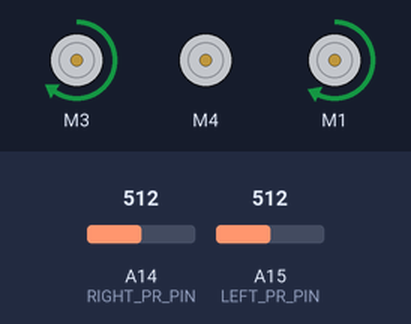
A sketch run on a simulated Arduino Mega 2560, built with avr-gcc and run on an emulated ATmega2560. Parts: 3 × DC motor (green arrow = forward, orange = backward, longer = faster). The test bench sets the inputs (shaded band); at power-on: A14 (RIGHT_PR_PIN) = 512, A15 (LEFT_PR_PIN) = 512.

Above: at 1.2 s.
1.3 s: A14 (RIGHT_PR_PIN) set to 716
At 2.5 s:
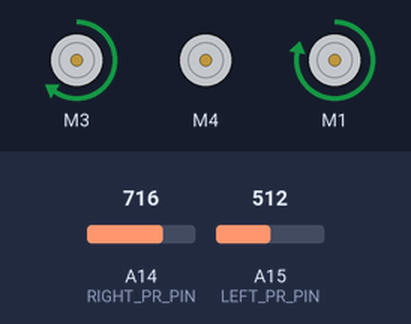
2.8 s: A15 (LEFT_PR_PIN) set to 548
4.3 s: A15 (LEFT_PR_PIN) set to 578
At 4.8 s:
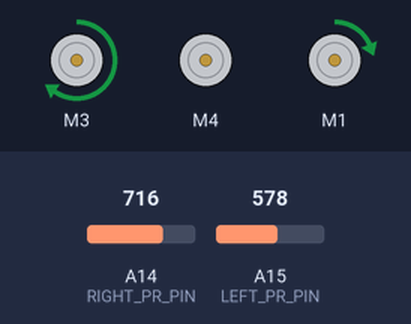
5.8 s: A14 (RIGHT_PR_PIN) set to 511
At 7.0 s:
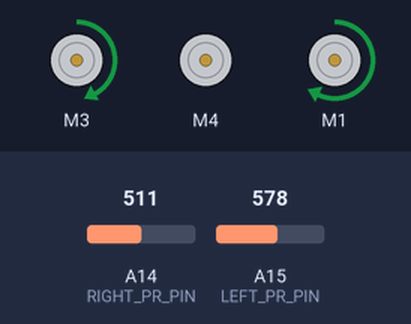
7.3 s: A15 (LEFT_PR_PIN) set to 716
At 8.3 s:
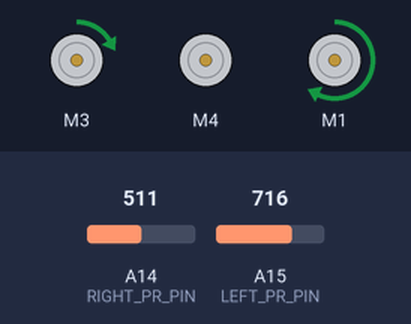
8.8 s: A15 (LEFT_PR_PIN) set to 511
At 9.4 s:
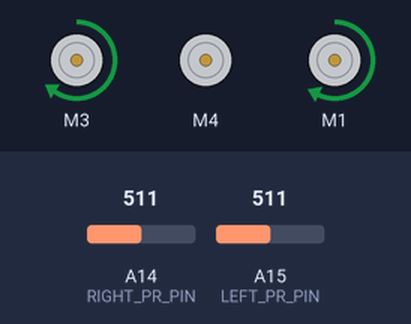
Timing chart, 0 to 11.3 s (numbered marks = the images above; inputs shaded):
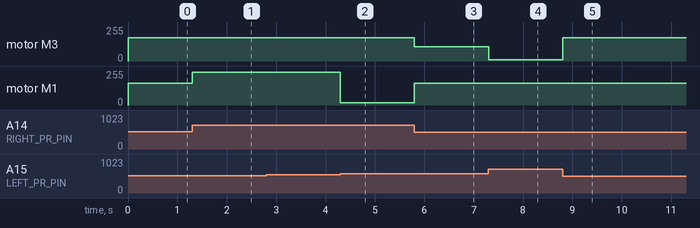

The sketch:

B3_06_Holosquare.ino
```cpp
/* B3_10_HoloSquare.ino
   This is a test sketch for autonomous driving mode of
   the three-wheeled drive Bread Board Bot (BBbot, B^3)

   Arduino: Arduino Mega 256 v3 Clone
   Motor Shield: Adafruit assembled Motor Shield for Arduino v2
   ---->  http://www.adafruit.com/products/1438

   Programmer: Dave Eslinger; December 2, 2014
   Revisions: 2015, May 25:   Changed for new motor configuration. DLE
              2015, June 12:  Changed into B3_ code style for GoSciTech 2015. DLE
              2015, July 9: Name change, cleaned up and additional comments added. DLE
*/
#include <Wire.h>
#include <Adafruit_MotorShield.h>
#include <math.h>
#include <breadboardbot.h>

// Create the motor shield object with the default I2C address
Adafruit_MotorShield AFMS = Adafruit_MotorShield();

// Define Constants
const float cos30sin60 = sqrt(3.0) / 2.0; // cos(30 deg) = sin(60 deg), need for wheel
// vector calcs.
const byte LEFT_PR_PIN = A15;    // Define light sensor pins for left
const byte RIGHT_PR_PIN = A14;   // and right sides
const bool PHOTOTAXIS = true;    // GOes towards light (true) or away (false)
const byte BASESPEED = 165;       // Base speed.  Light values will reduce this to turn
const bool SIMPLE_LOGIC = false; // Use a simple or more complex approach

// Define 'ports' for motors.
const byte LEFT_MOTOR_PORT = 3;
const byte RIGHT_MOTOR_PORT = 1;
const byte BACK_MOTOR_PORT = 4;
// Create pointers to motor control objects
Adafruit_DCMotor *motorLeft = AFMS.getMotor(LEFT_MOTOR_PORT);
Adafruit_DCMotor *motorRight = AFMS.getMotor(RIGHT_MOTOR_PORT);
Adafruit_DCMotor *motorBack = AFMS.getMotor(BACK_MOTOR_PORT);

// Define global variables
float direction;       // Velocity Vector Angle (DEGREES) from forward to drive
float magnitude;       // Magnitude (0-100) of movement vector in given direction
float duration;        // Duration to drive at given velocity vector

byte motorLeftdir;     // Clockwise or Counter clockwise for the 3 wheels
byte motorBackdir;
byte motorRightdir;

void setup(void) {
  AFMS.begin();  // create with the default frequency 1.6KHz
  // Turn off all motors
  motorLeft->run(RELEASE);
  motorBack->run(RELEASE);
  motorRight->run(RELEASE);
}
void loop(void) {
  // Section for taking commands from Serial Input
  int leftLight = analogRead(LEFT_PR_PIN);
  int rightLight = analogRead(RIGHT_PR_PIN);
  Serial.print(leftLight);           // We can only write ONE thing
  Serial.print(" = left, right = "); // at a time, therefore it takes
  Serial.println(rightLight);        // three statemens to get our output.
if (SIMPLE_LOGIC) {
    motorLeft->setSpeed(map(rightLight, 0, 500, 50, 255));
    motorRight->setSpeed(map(leftLight, 0, 500, 50, 255));
    byte direction;
    if (PHOTOTAXIS) {
      direction = FORWARD;
    }
    else {
      direction = BACKWARD;
    }
    motorLeft->run(direction);
    motorRight->run(direction);
  }
  else {
    /* Find the direction of the strongest light by taking the difference
        between the readings */
    int deltaLight = abs(leftLight - rightLight);
    deltaLight = constrain(deltaLight, 0, BASESPEED);  // Keep that limit between 0 and 50

    byte leftSpeed = BASESPEED;
    byte rightSpeed = BASESPEED;


    if (PHOTOTAXIS) {
      if (leftLight - rightLight > 0) {       // The LEFT side is the brightest,
        leftSpeed = leftSpeed - deltaLight;   // slow down the LEFT side to turn towards it
      }
      else if (leftLight - rightLight < 0 ) { // The RIGHT side is the brightest,
        rightSpeed = rightSpeed - deltaLight-10; // slow down the RIGHT side to turn towards it
      }
    }
    else {
      if (leftLight - rightLight > 0) {       // The LEFT side is the brightest,
        rightSpeed = rightSpeed - deltaLight; // slow down the RIGHT side to turn away
      }
      else if (leftLight - rightLight < 0 ) { // The Right side is the brightest,
        leftSpeed = leftSpeed - deltaLight-10;   // slow down the LEFT side to turn away
      }
    }
    motorLeft->setSpeed(leftSpeed+10);
    motorRight->setSpeed(rightSpeed);
    motorLeft->run(FORWARD);
    motorRight->run(FORWARD);
  }

  }
```

Measured:
- the behaviour switches between 560 and 561 on A15 (LEFT_PR_PIN) (found by bisection; images 1 and 2)
- after the input at 1.3 s, motor M1: forward 165/255 → forward 246/255 at once
- after the input at 2.8 s, every drawn part: stays the same
- after the input at 4.3 s, motor M1: forward 246/255 → forward 17/255 at once
- after the input at 5.8 s, motor M3: forward 175/255 → forward 108/255 at once; motor M1: forward 17/255 → forward 165/255 at once
- after the input at 7.3 s, motor M3: forward 108/255 → forward 10/255 at once
- after the input at 8.8 s, motor M3: forward 10/255 → forward 175/255 at once
